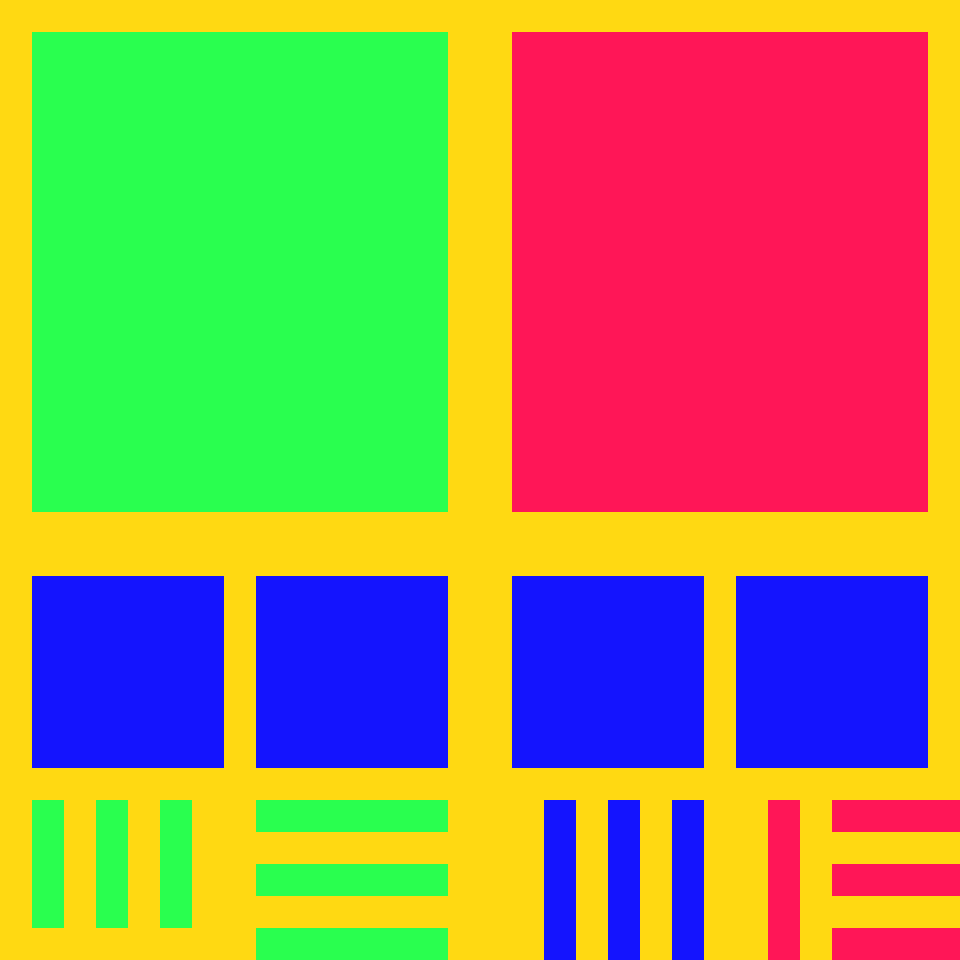

Rendered tile map (Tiled .tmx) drawn with the repository's tilesets; below, a short description and the map source with its tile grids summarised:
An orthogonal 30x30 tile map with 32x32 px tiles, 1 tile layer (Tile Layer 1).

<map version="1.0" orientation="orthogonal" renderorder="right-down" width="30" height="30" tilewidth="32" tileheight="32">
 <tileset firstgid="1" name="adam_test1" tilewidth="32" tileheight="32" spacing="2" margin="2">
  <image source="adam_test1.png" trans="fdb1c3" width="256" height="64" />
 </tileset>
 <layer name="Tile Layer 1" width="30" height="30">
  <data>[900 cells, 900 non-empty, 4 distinct tile ids]</data>
 </layer>
</map>
